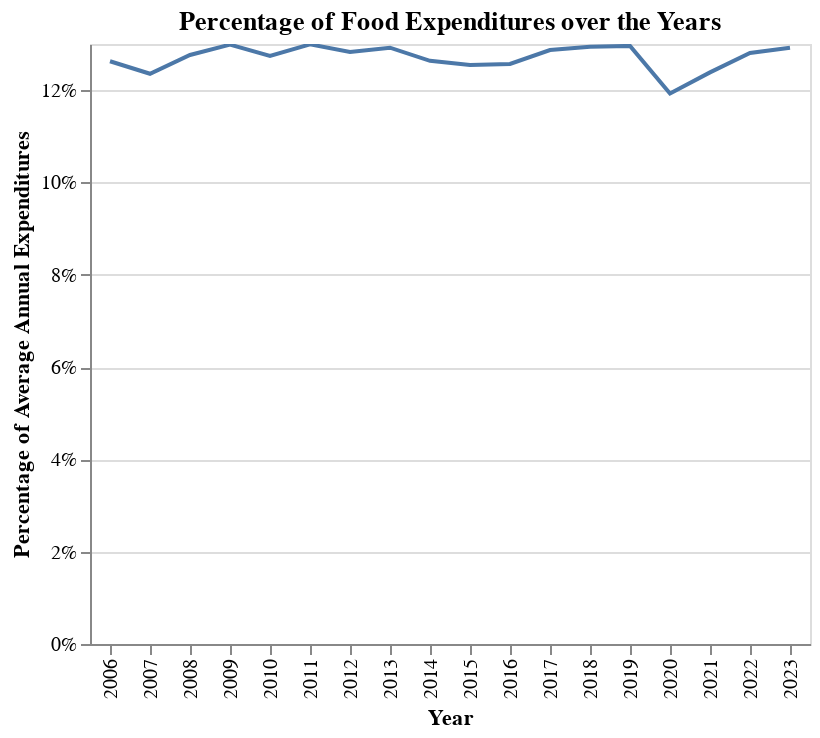

Notebook code cell kept with this figure:
### Code cell
import altair as alt
import pandas as pd

# Extract rows for 'Food' and 'Average annual expenditures'
food_expenditure = df_filtered[df_filtered['Item'] == 'Food'].iloc[0, 1:]
avg_annual_expenditures = df_filtered[df_filtered['Item'] == 'Average annual expenditures'].iloc[0, 1:]

# Calculate the percentage of Food expenditures
percentage_food = (food_expenditure / avg_annual_expenditures)

# Create a DataFrame for visualization
percentage_df = pd.DataFrame({
    'Year': percentage_food.index,
    'Percentage': percentage_food.values
})

# Create the Altair chart
chart = alt.Chart(percentage_df).mark_line().encode(
    x=alt.X('Year:O', axis=alt.Axis(title='Year')),
    y=alt.Y('Percentage:Q', axis=alt.Axis(title='Percentage of Average Annual Expenditures', format='%')),
    tooltip=['Year', alt.Tooltip('Percentage', format='.2f')]
).properties(
    title='Percentage of Food Expenditures over the Years'
).interactive() # Added interactivity for zooming and panning

# Display the chart
chart

### Figure 1 — Vega-Lite specification as saved in the notebook (floating-point values rounded to 4 significant figures)
{"config": {"view": {"continuousWidth": 300, "continuousHeight": 300}}, "data": {"name": "data-a95dfc514646fe18490ad194eaab5e6c"}, "mark": {"type": "line"}, "encoding": {"tooltip": [{"field": "Year", "type": "quantitative"}, {"field": "Percentage", "format": ".2f", "type": "quantitative"}], "x": {"axis": {"title": "Year"}, "field": "Year", "type": "ordinal"}, "y": {"axis": {"format": "%", "title": "Percentage of Average Annual Expenditures"}, "field": "Percentage", "type": "quantitative"}}, "params": [{"name": "param_2", "select": {"type": "interval", "encodings": ["x", "y"]}, "bind": "scales"}], "title": "Percentage of Food Expenditures over the Years", "$schema": "https://vega.github.io/schema/vega-lite/v5.20.1.json", "datasets": {"data-a95dfc514646fe18490ad194eaab5e6c": [{"Year": 2006, "Percentage": 0.1263}, {"Year": 2007, "Percentage": 0.1236}, {"Year": 2008, "Percentage": 0.1276}, {"Year": 2009, "Percentage": 0.1299}, {"Year": 2010, "Percentage": 0.1274}, {"Year": 2011, "Percentage": 0.1299}, {"Year": 2012, "Percentage": 0.1283}, {"Year": 2013, "Percentage": 0.1292}, {"Year": 2014, "Percentage": 0.1263}, {"Year": 2015, "Percentage": 0.1255}, {"Year": 2016, "Percentage": 0.1257}, {"Year": 2017, "Percentage": 0.1287}, {"Year": 2018, "Percentage": 0.1294}, {"Year": 2019, "Percentage": 0.1296}, {"Year": 2020, "Percentage": 0.1193}, {"Year": 2021, "Percentage": 0.1238}, {"Year": 2022, "Percentage": 0.128}, {"Year": 2023, "Percentage": 0.1292}]}}
